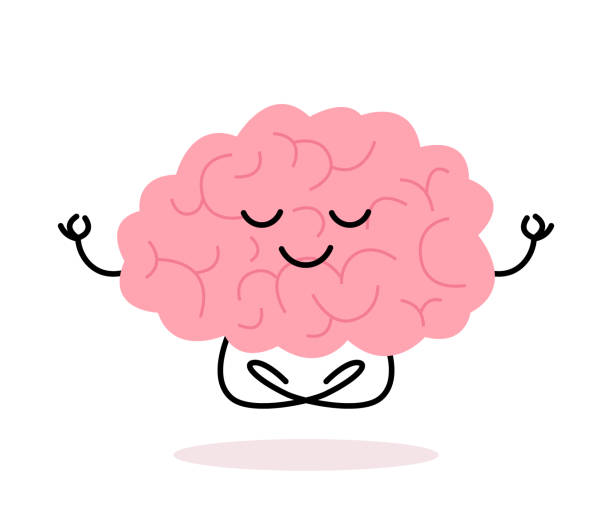
#> input picture ment.png, 612 x 510 px
$ python gary_color.py
#> lines starting #> are read from the running program, lines starting #| are printed output that depends on the picture
import cv2
color_image = cv2.imread('ment.png')
#> color_image is the input picture: shape (510, 612, 3); mean B, G, R 231.5, 228.4, 250.2
gray_image = cv2.cvtColor(color_image, cv2.COLOR_BGR2GRAY)
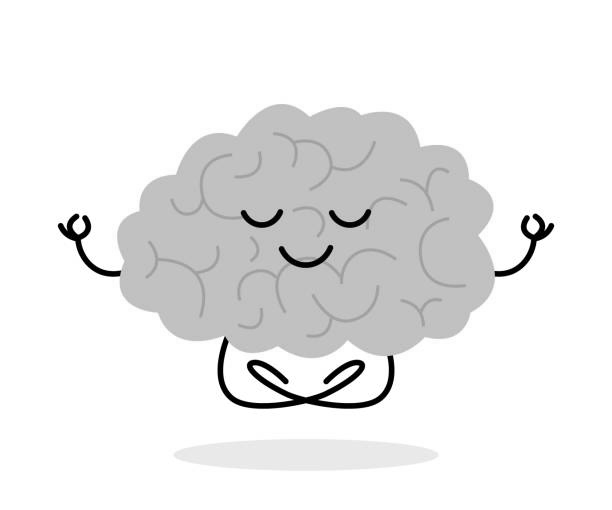
#> gray_image: shape (510, 612); min 0, max 255, mean 235.2
colorized_image = cv2.applyColorMap(gray_image, cv2.COLORMAP_JET)
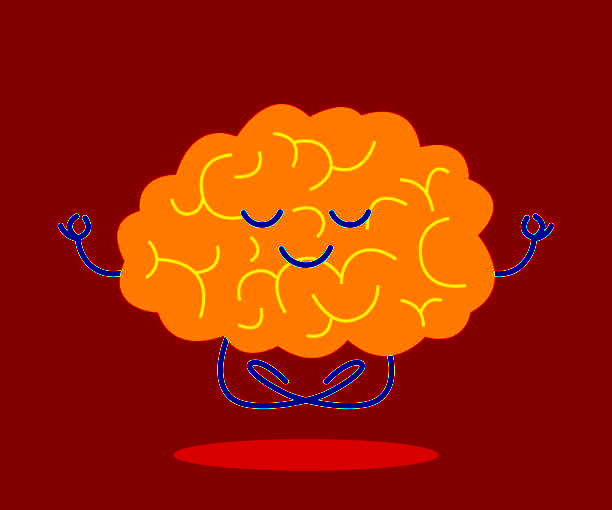
#> colorized_image: shape (510, 612, 3); mean B, G, R 2.8, 30.6, 158.3
cv2.imshow('Color Image', color_image)
cv2.imshow('Gray Image', gray_image)
cv2.imshow('Colorized Image', colorized_image)
cv2.waitKey(0)
cv2.destroyAllWindows()
